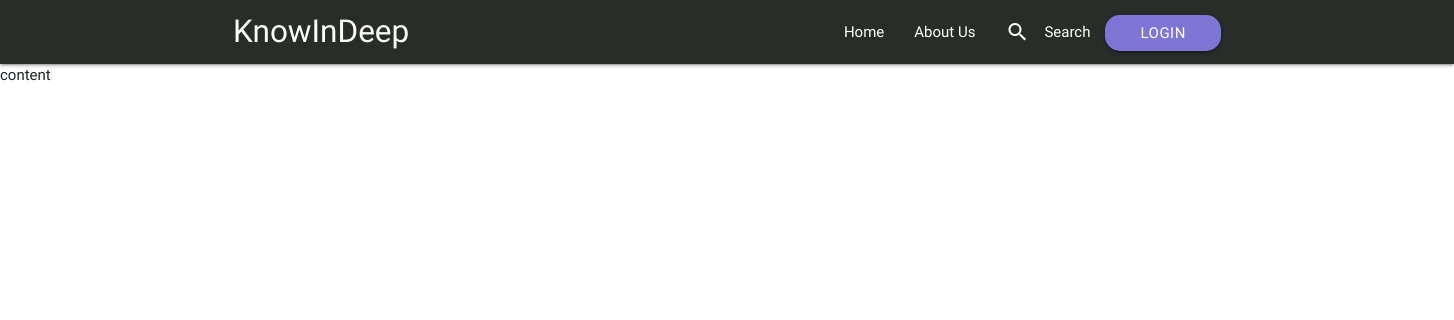
The page /github/heading/ on the database as committed earlier.
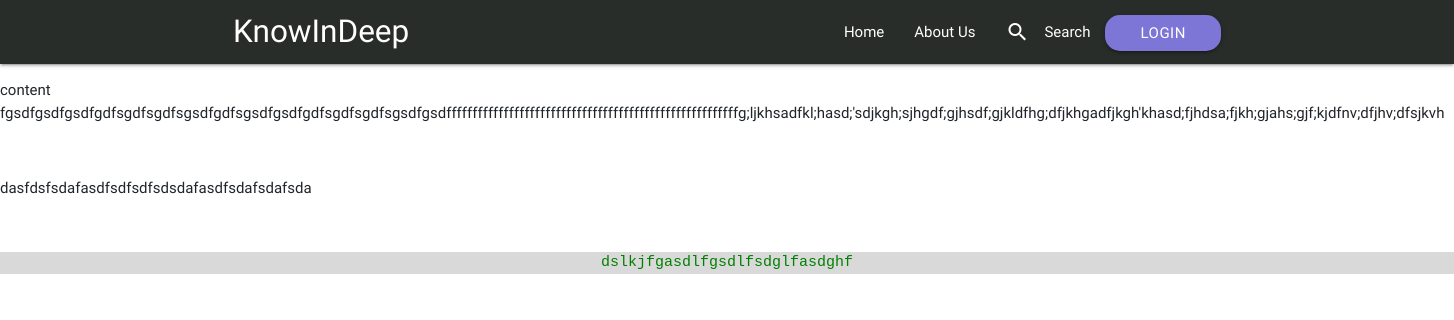
The same page on the database as committed later.
### blogs/models.py (models this page shows, shortened)
class BlogTopics(models.Model):
    link_to = models.ForeignKey(Blog,on_delete=models.CASCADE, null=True,default=None)
    author_name = models.CharField(max_length=30, null=False,blank=False)
    date_posted = models.DateTimeField(auto_now_add=True)
    heading = models.CharField(max_length=40,null=False,blank=False)
    content = HTMLField()
    slug = models.SlugField(null=True,blank=True)
    class Meta:
        verbose_name_plural = "Blog Topics"

### blogs/views.py (the view)
# urls.py: path('<slug:slug>/<slug:blog>/',views.blog_post,name='blog_post')
def blog_post(request,slug, blog):
    blog_content = BlogTopics.objects.filter(slug=blog)
    context = {
        "blog_content" : blog_content
    }
    return render(request,"blogs/blog_post.html", context)

### templates/blogs/blog_post.html
{% extends "base.html" %}
{% load static %}
{% block content %}
<link rel="stylesheet" href="{% static 'blogs/css/indi_blog.css' %}">
    {% for blog in blog_content %}
        <p>
            {{ blog.content | safe | escape }}
        </p>
    {% endfor %}
{% endblock content %}

Rows that differ between the two databases and show on the page:
changed BlogTopics: content "content" → "content fgsdfgsdfgsdfgdfsgdfsgdfsgsdfgdfsgsdfgsdfgdfsgdfsgdfsgsdfgsdffffffffffffffffffffffffffffffffffffffffffffffffffffffffg;ljkhsadfkl;hasd;'sdjkgh;sjhgdf;gjhsdf;gjkldfhg;dfjkhgadfjkgh'khasd;fjhdsa;fjkh;gjahs;gjf;kjdfnv;dfjhv;dfsjkvh dasfdsfsdafasdfsdfsdfsdsdafasdfsdafsdafsda dslkjfgasdlfgsdlfsdglfasdghf"
